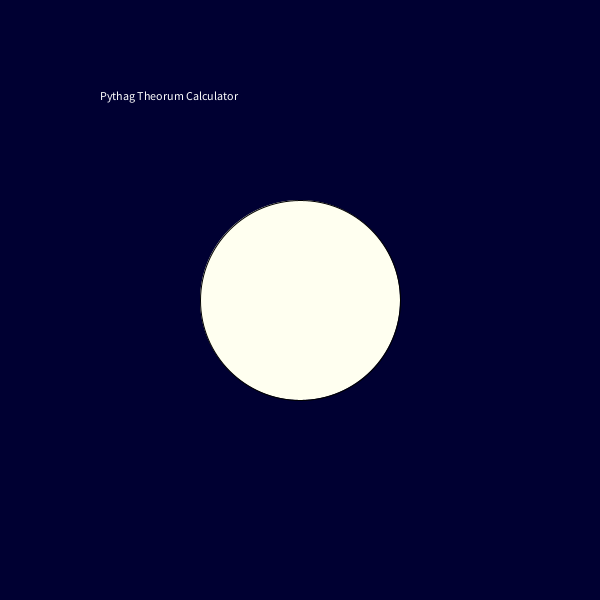
Frame 1 (no input)
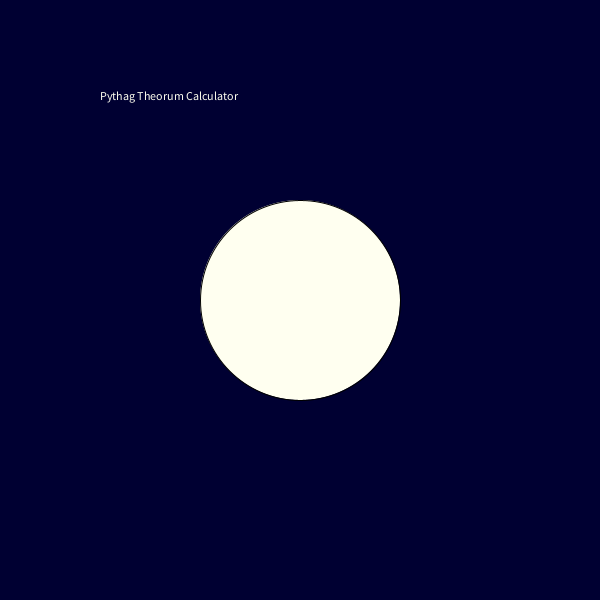
Frame 60 (the mouse pressed at the canvas centre just before this capture)
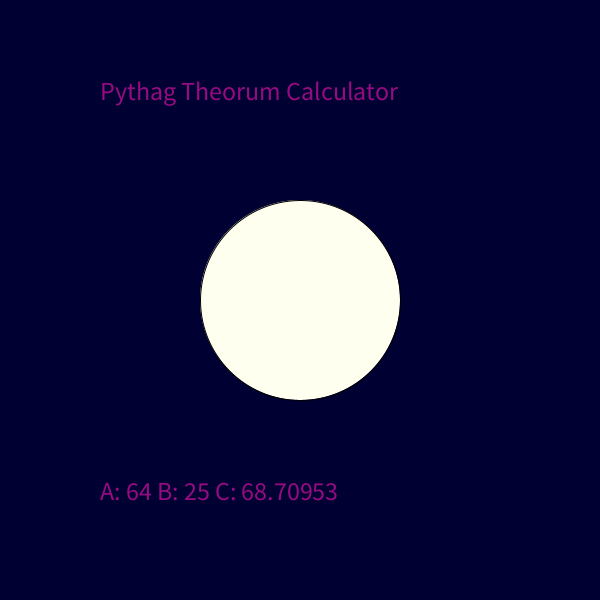
Frame 120 (the mouse held since frame 60 and released just before this capture)

The Processing sketch that drew these frames (run headless with seeded random() and noise(); from frame 60 on, the mouse is pressed at the canvas centre):

// Processing sketch: Button_and_MathFunction
// ── Button_and_MathFunction.pde
int a, b;
float c;
int x, y;
int size;
float dist;
int num1, num2;

boolean buttonClicked;

void setup(){
  size(600, 600);
  x = width/2;
  y = height/2;
  size = 200;
}

void draw(){
  background(0, 0, 50);
  text("Pythag Theorum Calculator", 100, 100);
  fill(255, 255, 240);
  ellipse(x, y, size, size);
  
  if(buttonClicked){
   pythagTheorum(num1, num2);
  }else{
   fill(255, 255, 240);
  }
}


void pythagTheorum(int a, int b){
  c = sqrt((a*a)+(b*b));
  textSize(26);
  fill(150, 10, 130);
  text("A: "+ a + " B: " + b +" C: " + c, 100, height-100);
}




void mousePressed(){
  if(calcDistance(x,y) <= size/2){
    buttonClicked = !buttonClicked;
    num1 = int(random(0, 100));
    num2 = int(random(0, 100));
  }
}
float calcDistance(int xPos, int yPos){
  dist = dist(mouseX, mouseY, xPos, yPos);
  return dist;
}
